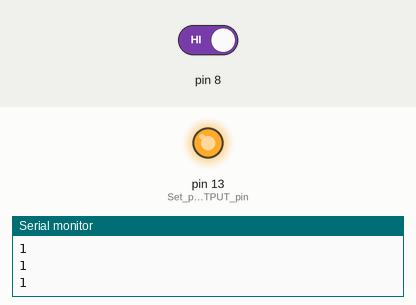
This sketch was run on a simulated Arduino Uno, built with avr-gcc and run on an emulated ATmega328P. Parts: output pins drawn as LEDs (lit = HIGH), the last lines printed to the serial monitor. Inputs (shaded band) come from the test bench; at power-on: pin 8 HIGH.

Above: at 1.6 s.
1.7 s: pin 8 driven LOW
At 3.2 s:
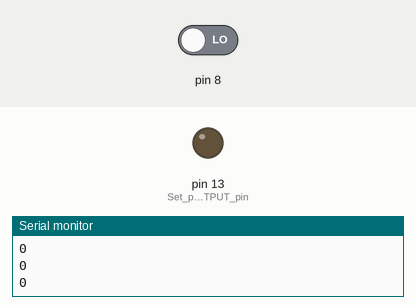
3.5 s: pin 8 driven HIGH
At 4.5 s:
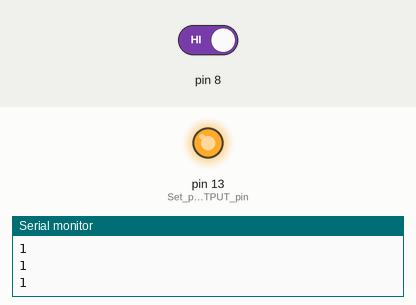
Timing chart, 0 to 6.5 s (numbered marks = the images above; inputs shaded):
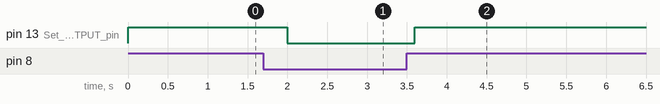

The sketch:

pump_test.ino
```cpp
int ACWATERPUMP = 13; //You can remove this line, it has no use in the program.
//int sensor = A0; //You can remove this line, it has no use in the program.
int val; //This variable stores the value received from Soil moisture sensor.
void setup() {
  Serial.begin(9600);
  pinMode(13,OUTPUT); //Set pin 13 as OUTPUT pin, to send signal to relay
  pinMode(A0,INPUT); //Set pin 8 as input pin, to receive data from Soil moisture sensor.
}

void loop() {
  val = digitalRead(8);
  Serial.println(val); //Read data from soil moisture sensor
//if(val>=300)
  if(val == LOW)
  {
 digitalWrite(13,LOW); //if soil moisture sensor provides LOW value send LOW value to relay
  }
  else
  {
  digitalWrite(13,HIGH); //if soil moisture sensor provides HIGH value send HIGH value to relay
  }
  delay(400); //Wait for few second and then continue the loop.
}
```

Measured:
- after the input at 1.7 s, pin 13 (Set_pin_13_as_OUTPUT_pin): HIGH → LOW after 0.30 s
- after the input at 3.5 s, pin 13 (Set_pin_13_as_OUTPUT_pin): LOW → HIGH after 0.10 s
